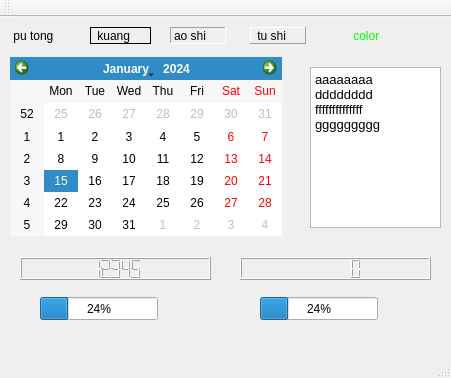
<?xml version="1.0" encoding="UTF-8"?>
<ui version="4.0">
 <class>MainWindow</class>
 <widget class="QMainWindow" name="MainWindow">
  <property name="geometry">
   <rect>
    <x>0</x>
    <y>0</y>
    <width>451</width>
    <height>378</height>
   </rect>
  </property>
  <property name="windowTitle">
   <string>MainWindow</string>
  </property>
  <widget class="QWidget" name="centralWidget">
   <widget class="QLabel" name="label">
    <property name="geometry">
     <rect>
      <x>10</x>
      <y>10</y>
      <width>61</width>
      <height>17</height>
     </rect>
    </property>
    <property name="text">
     <string> pu tong</string>
    </property>
   </widget>
   <widget class="QLabel" name="label_2">
    <property name="geometry">
     <rect>
      <x>90</x>
      <y>10</y>
      <width>61</width>
      <height>17</height>
     </rect>
    </property>
    <property name="frameShape">
     <enum>QFrame::Box</enum>
    </property>
    <property name="text">
     <string> kuang</string>
    </property>
   </widget>
   <widget class="QLabel" name="label_3">
    <property name="geometry">
     <rect>
      <x>170</x>
      <y>10</y>
      <width>56</width>
      <height>17</height>
     </rect>
    </property>
    <property name="frameShape">
     <enum>QFrame::Panel</enum>
    </property>
    <property name="frameShadow">
     <enum>QFrame::Sunken</enum>
    </property>
    <property name="text">
     <string>ao shi</string>
    </property>
   </widget>
   <widget class="QLabel" name="label_4">
    <property name="geometry">
     <rect>
      <x>250</x>
      <y>10</y>
      <width>56</width>
      <height>17</height>
     </rect>
    </property>
    <property name="frameShape">
     <enum>QFrame::Panel</enum>
    </property>
    <property name="frameShadow">
     <enum>QFrame::Raised</enum>
    </property>
    <property name="text">
     <string> tu shi</string>
    </property>
   </widget>
   <widget class="QLabel" name="label_5">
    <property name="geometry">
     <rect>
      <x>330</x>
      <y>10</y>
      <width>91</width>
      <height>17</height>
     </rect>
    </property>
    <property name="palette">
     <palette>
      <active>
       <colorrole role="WindowText">
        <brush brushstyle="SolidPattern">
         <color alpha="255">
          <red>0</red>
          <green>255</green>
          <blue>0</blue>
         </color>
        </brush>
       </colorrole>
       <colorrole role="Text">
        <brush brushstyle="SolidPattern">
         <color alpha="255">
          <red>255</red>
          <green>0</green>
          <blue>0</blue>
         </color>
        </brush>
       </colorrole>
      </active>
      <inactive>
       <colorrole role="WindowText">
        <brush brushstyle="SolidPattern">
         <color alpha="255">
          <red>0</red>
          <green>255</green>
          <blue>0</blue>
         </color>
        </brush>
       </colorrole>
       <colorrole role="Text">
        <brush brushstyle="SolidPattern">
         <color alpha="255">
          <red>255</red>
          <green>0</green>
          <blue>0</blue>
         </color>
        </brush>
       </colorrole>
      </inactive>
      <disabled>
       <colorrole role="WindowText">
        <brush brushstyle="SolidPattern">
         <color alpha="255">
          <red>118</red>
          <green>118</green>
          <blue>117</blue>
         </color>
        </brush>
       </colorrole>
       <colorrole role="Text">
        <brush brushstyle="SolidPattern">
         <color alpha="255">
          <red>118</red>
          <green>118</green>
          <blue>117</blue>
         </color>
        </brush>
       </colorrole>
      </disabled>
     </palette>
    </property>
    <property name="autoFillBackground">
     <bool>true</bool>
    </property>
    <property name="text">
     <string>       color</string>
    </property>
   </widget>
   <widget class="QTextBrowser" name="textBrowser">
    <property name="geometry">
     <rect>
      <x>310</x>
      <y>50</y>
      <width>131</width>
      <height>161</height>
     </rect>
    </property>
    <property name="html">
     <string>&lt;!DOCTYPE HTML PUBLIC &quot;-//W3C//DTD HTML 4.0//EN&quot; &quot;http://www.w3.org/TR/REC-html40/strict.dtd&quot;&gt;
&lt;html&gt;&lt;head&gt;&lt;meta name=&quot;qrichtext&quot; content=&quot;1&quot; /&gt;&lt;style type=&quot;text/css&quot;&gt;
p, li { white-space: pre-wrap; }
&lt;/style&gt;&lt;/head&gt;&lt;body style=&quot; font-family:'Sans'; font-size:10pt; font-weight:400; font-style:normal;&quot;&gt;
&lt;p style=&quot; margin-top:0px; margin-bottom:0px; margin-left:0px; margin-right:0px; -qt-block-indent:0; text-indent:0px;&quot;&gt;aaaaaaaa&lt;/p&gt;
&lt;p style=&quot; margin-top:0px; margin-bottom:0px; margin-left:0px; margin-right:0px; -qt-block-indent:0; text-indent:0px;&quot;&gt;dddddddd&lt;/p&gt;
&lt;p style=&quot; margin-top:0px; margin-bottom:0px; margin-left:0px; margin-right:0px; -qt-block-indent:0; text-indent:0px;&quot;&gt;ffffffffffffff&lt;/p&gt;
&lt;p style=&quot; margin-top:0px; margin-bottom:0px; margin-left:0px; margin-right:0px; -qt-block-indent:0; text-indent:0px;&quot;&gt;ggggggggg&lt;/p&gt;&lt;/body&gt;&lt;/html&gt;</string>
    </property>
   </widget>
   <widget class="QCalendarWidget" name="calendarWidget">
    <property name="geometry">
     <rect>
      <x>10</x>
      <y>40</y>
      <width>272</width>
      <height>179</height>
     </rect>
    </property>
   </widget>
   <widget class="QLCDNumber" name="lcdNumber">
    <property name="geometry">
     <rect>
      <x>20</x>
      <y>240</y>
      <width>191</width>
      <height>23</height>
     </rect>
    </property>
    <property name="intValue" stdset="0">
     <number>12345</number>
    </property>
   </widget>
   <widget class="QLCDNumber" name="lcdNumber_2">
    <property name="geometry">
     <rect>
      <x>240</x>
      <y>240</y>
      <width>191</width>
      <height>23</height>
     </rect>
    </property>
   </widget>
   <widget class="QProgressBar" name="progressBar">
    <property name="geometry">
     <rect>
      <x>40</x>
      <y>280</y>
      <width>118</width>
      <height>23</height>
     </rect>
    </property>
    <property name="value">
     <number>24</number>
    </property>
   </widget>
   <widget class="QProgressBar" name="progressBar_2">
    <property name="geometry">
     <rect>
      <x>260</x>
      <y>280</y>
      <width>118</width>
      <height>23</height>
     </rect>
    </property>
    <property name="value">
     <number>24</number>
    </property>
   </widget>
  </widget>
  <widget class="QMenuBar" name="menuBar">
   <property name="geometry">
    <rect>
     <x>0</x>
     <y>0</y>
     <width>451</width>
     <height>25</height>
    </rect>
   </property>
  </widget>
  <widget class="QToolBar" name="mainToolBar">
   <attribute name="toolBarArea">
    <enum>TopToolBarArea</enum>
   </attribute>
   <attribute name="toolBarBreak">
    <bool>false</bool>
   </attribute>
  </widget>
  <widget class="QStatusBar" name="statusBar"/>
 </widget>
 <layoutdefault spacing="6" margin="11"/>
 <resources/>
 <connections/>
</ui>
